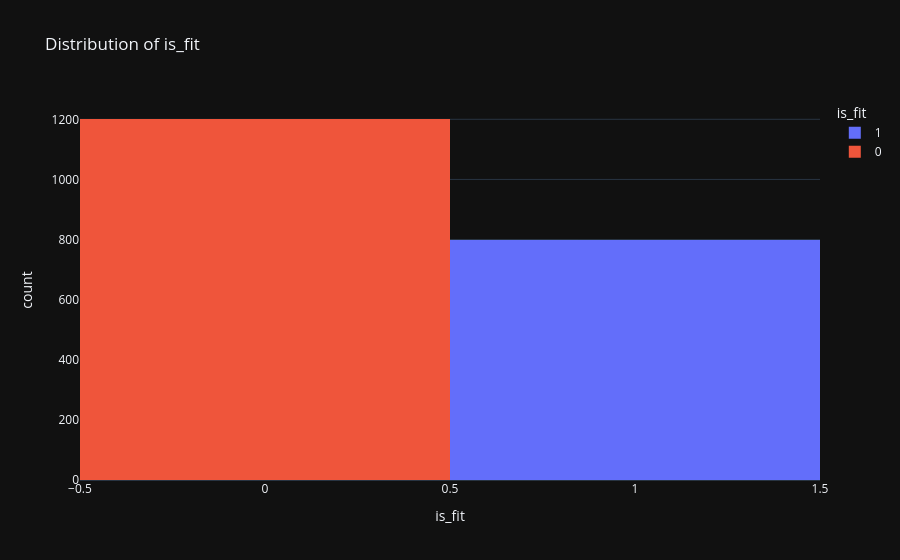

The cell this chart's notebook holds for it:
### Code cell
pandas_df = df.to_pandas()

fig = px.histogram(pandas_df, x='is_fit', title='Distribution of is_fit', color='is_fit')
fig.show()

### Figure 1 — Plotly figure (JSON) as saved in the notebook; plotly's stock layout.template omitted (floating-point values rounded to 4 significant figures; data arrays with more than 128 entries replaced by an {"elided": "..."} marker saying what was removed)
{"data": [{"bingroup": "x", "hovertemplate": "is_fit=%{x}<br>count=%{y}<extra></extra>", "legendgroup": "1", "marker": {"color": "#636efa", "pattern": {"shape": ""}}, "name": "1", "orientation": "v", "showlegend": true, "x": {"elided": "799 int values"}, "xaxis": "x", "yaxis": "y", "type": "histogram"}, {"bingroup": "x", "hovertemplate": "is_fit=%{x}<br>count=%{y}<extra></extra>", "legendgroup": "0", "marker": {"color": "#EF553B", "pattern": {"shape": ""}}, "name": "0", "orientation": "v", "showlegend": true, "x": {"elided": "1201 int values"}, "xaxis": "x", "yaxis": "y", "type": "histogram"}], "layout": {"xaxis": {"anchor": "y", "domain": [0.0, 1.0], "title": {"text": "is_fit"}, "categoryorder": "array", "categoryarray": [1, 0]}, "yaxis": {"anchor": "x", "domain": [0.0, 1.0], "title": {"text": "count"}}, "legend": {"title": {"text": "is_fit"}, "tracegroupgap": 0}, "title": {"text": "Distribution of is_fit"}, "barmode": "relative"}}
